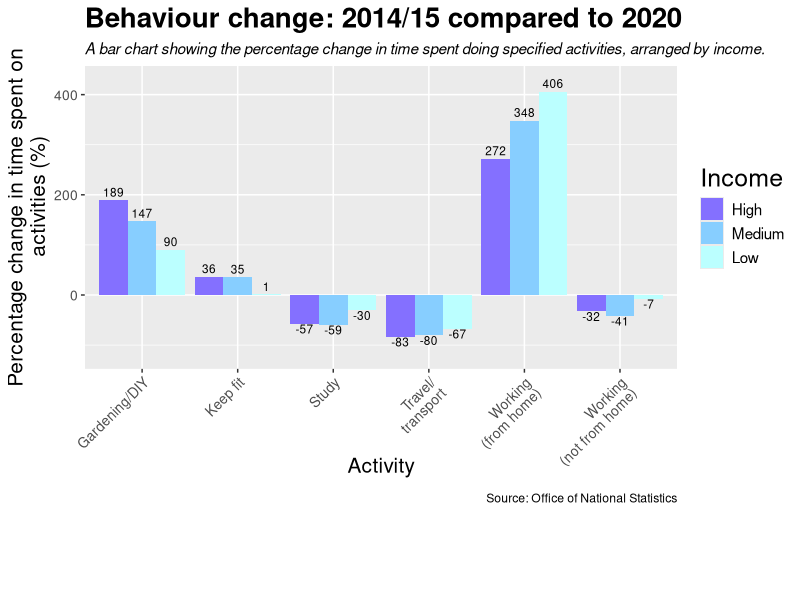
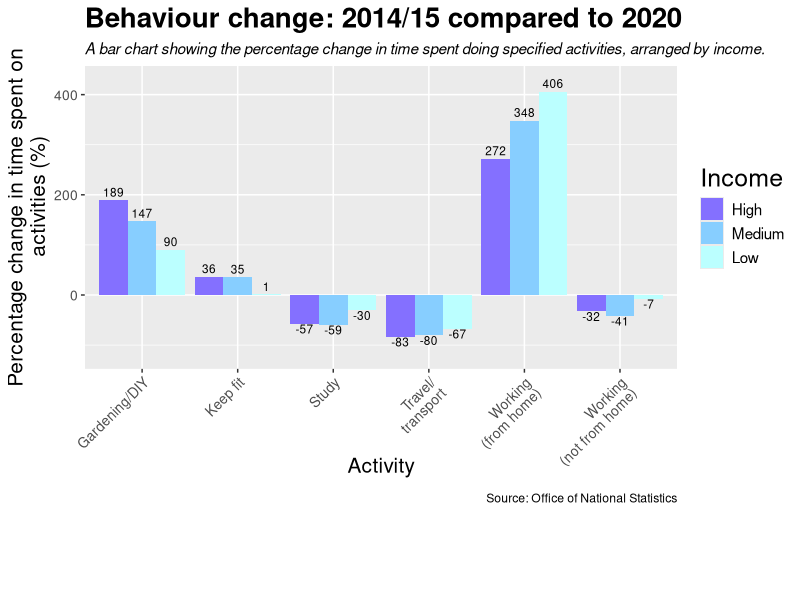

Reproduce these figures in R, in order.

#Set working directory 
library(dplyr)
library(tidyr)
library(here)
library(tidyverse)
library(stringr)
library(ggplot2)

# Load the data on income 
df1_orig <- read.csv(here("data", "time_spent_in_lockdown_income.csv"), fileEncoding = "latin1")

# Remove unwanted columns (the things not needed for the graph)
df1 <- df1_orig %>%
  select(-X.3, -X.4, -X.5,
         -X.8, -X.9, -X.10,
         -X.11, -X.12, -X2014.2015.vs.March.April.2020) 

# Make column names meaningful 
names(df1)[names(df1) == "X"] <- "activity"
names(df1)[names(df1) == "X2014.2015"] <- "low_1415"
names(df1)[names(df1) == "X.1"] <- "med_1415"
names(df1)[names(df1) == "X.2"] <- "high_1415"
names(df1)[names(df1) == "March.April.2020"] <- "low_2020"
names(df1)[names(df1) == "X.6"] <- "med_2020"
names(df1)[names(df1) == "X.7"] <- "high_2020"

# Identify all cells that are empty as NA
df1[df1==""] <- NA

# Keep only rows with no NA
df1 <- na.omit(df1)

# Make the columns numeric 
df1$low_1415 <- as.numeric(as.character(df1$low_1415))
df1$med_1415 <- as.numeric(as.character(df1$med_1415))
df1$high_1415 <- as.numeric(as.character(df1$high_1415))
df1$low_2020 <- as.numeric(as.character(df1$low_2020))
df1$med_2020 <- as.numeric(as.character(df1$med_2020))
df1$high_2020 <- as.numeric(as.character(df1$high_2020))


# Calculate percentage change columns 
df2 <- df1 %>% 
  mutate(low = ((low_2020 - low_1415)/low_1415)*100, 
         med = ((med_2020 - med_1415)/med_1415)*100,
         high = ((high_2020 - high_1415)/high_1415)*100)
df2<- select(df2, low, med, high, activity)


# Put percentage change columns into a long data frame 
keycol <- "income"
valuecol <- "time_ch"
gathercols <- c("low", "med", "high")

df2 <- gather_(df2, keycol, valuecol, gathercols)


# Look at the graph with all the activities
# This plot produces a graph that I was not happy with

#ggplot(df2, aes(y = time_ch, x = activity, fill = income)) +
#geom_col(position = position_dodge()) +
#  theme(plot.title = element_text (size = 20, face = "bold"),
#        plot.subtitle = element_text(face = "italic"),
#        plot.caption = element_text(vjust = 30),
#        axis.text.x = element_text(angle = 45, hjust=1, size = 10),
#        axis.title.x = element_text(size = 15, vjust = 20),
#        axis.title.y = element_text(size = 15),
#        axis.text.y = element_text(size = 10),
#        legend.title = element_text(size=18),
#        legend.text = element_text(size=11)) +
#  scale_x_discrete(labels=c("Socialising",
#                            "Gardening/DIY",
#                            "Keep fit",
#                            "Other",
#                            "Personal care",
#                            "Sleep/ rest",
#                            "Study",
#                            "Travel/ transport",
#                            "Unpaid childcare",
#                            "Unpaid house work",
#                            "Working
#                            (from home)",
#                            "Working
#                            (not from home)")) +
#  labs(y = "Time (% change)",
#       x = "Activity",
#       fill = "Income")
# ggsave(here("graph", "bar_chart_bad.png"))


# Calculate mean by activity 
df2 <- df2 %>% 
  group_by(activity) %>% 
  mutate(mean_by_activity = mean(time_ch))


# Put columns to 0 dp 
df2 <- df2 %>% mutate_if(is.numeric, round, digits=0)

# Get rid of all values between -16 and 16. Note:**2 means square and 256 is 16 squared
keep_rows <- c()

for(i in 1:length(df2$mean_by_activity)) {
  if((df2$mean_by_activity[i])**2 > 256){
    keep_rows <- c(keep_rows, i)
    print(i)
  }
}

# Create new data frame that has only the rows with the greater percentage change
# Remove the "other" condition as it is uninformative
df3 <- df2[keep_rows,]
df3 <- df3[df3$activity != "Other",]


# Put the income levels in order and re-label them for the sake of the graph legend
df3$income <- factor(df3$income,
                     levels = c("high", "med", "low"),
                     labels = c("High", "Medium", "Low"))

# Plot the graph 
ggplot(df3, aes(y = time_ch, x = activity, fill = income)) +
  geom_col(position = position_dodge()) +
  geom_text(aes(label = paste(time_ch),
                vjust = ifelse(time_ch >= 0, -0.4, 1.1)),
            position = position_dodge(0.9),
            size = 3) +
  scale_y_continuous(limits = c(-120, 430)) +
  scale_x_discrete(labels=c("Gardening/DIY",
                            "Keep fit",
                            "Study",
                            "Travel/
                            transport",
                            "Working
                            (from home)",
                            "Working
                            (not from home)")) +
  scale_fill_manual(values = c("High" = "lightslateblue",
                               "Medium" = "skyblue1",
                               "Low" = "paleturquoise1")) +
  theme(plot.title = element_text (size = 20, face = "bold"),
        plot.subtitle = element_text(face = "italic"),
        plot.caption = element_text(vjust = 30),
        axis.text.x = element_text(angle = 45, hjust=1, size = 10),
        axis.title.x = element_text(size = 15, vjust = 20),
        axis.title.y = element_text(size = 15),
        axis.text.y = element_text(size = 10),
        legend.title = element_text(size=18),
        legend.text = element_text(size=11)) +
  labs(y = "Percentage change in time spent on
       activities (%)",
       x = "Activity", 
       fill = "Income",
       title = "Behaviour change: 2014/15 compared to 2020",
       subtitle = "A bar chart showing the percentage change in time spent doing specified activities, arranged by income.",
       caption = "Source: Office of National Statistics")
ggsave(here("graph", "bar_chart.png"))
  
 
















